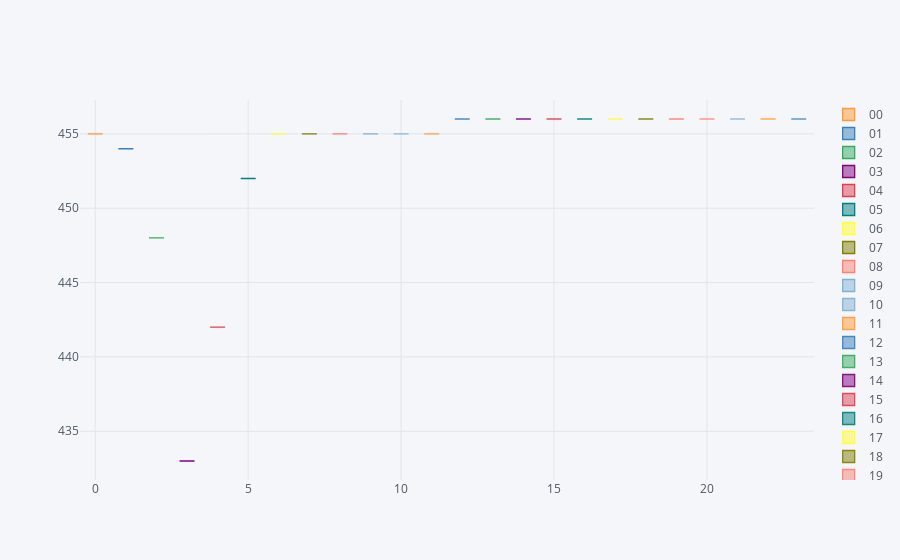

Source (notebook cell):
### Markdown cell above
VISUALIZATIONS

### Code cell
cf.set_config_file(offline=True)
#df_dict = {}

df_dict = Counter(train['hour'])
df = pd.DataFrame([df_dict])
#df['Count'] = df_dict.values()
#df['Hour'] = df_dict.keys()
#df.set_index('Hour')
df.iplot(kind='box', filename= '/cufflinks/box-plot-hour.html')
#df = pd.DataFrame.from_dict(list(df_dict.items()), columns=['Hour', 'Count'])
#df.iplot(kind='box', filename = (os.path.join(clean_dir, '/box-plot-hour')))
#go.Box(data=train, x = 'season', y='count')
#go.Box(data=train, x = 'workingday', y='count')
#sns.factorplot(data=train, x = 'month', y='count')

### Figure 1 — Plotly figure (JSON) as saved in the notebook; plotly's stock layout.template omitted (floating-point values rounded to 4 significant figures)
{"data": [{"boxpoints": false, "line": {"width": 1.3}, "marker": {"color": "rgba(255, 153, 51, 1.0)"}, "name": "00", "type": "box", "y": [455]}, {"boxpoints": false, "line": {"width": 1.3}, "marker": {"color": "rgba(55, 128, 191, 1.0)"}, "name": "01", "type": "box", "y": [454]}, {"boxpoints": false, "line": {"width": 1.3}, "marker": {"color": "rgba(50, 171, 96, 1.0)"}, "name": "02", "type": "box", "y": [448]}, {"boxpoints": false, "line": {"width": 1.3}, "marker": {"color": "rgba(128, 0, 128, 1.0)"}, "name": "03", "type": "box", "y": [433]}, {"boxpoints": false, "line": {"width": 1.3}, "marker": {"color": "rgba(219, 64, 82, 1.0)"}, "name": "04", "type": "box", "y": [442]}, {"boxpoints": false, "line": {"width": 1.3}, "marker": {"color": "rgba(0, 128, 128, 1.0)"}, "name": "05", "type": "box", "y": [452]}, {"boxpoints": false, "line": {"width": 1.3}, "marker": {"color": "rgba(255, 255, 51, 1.0)"}, "name": "06", "type": "box", "y": [455]}, {"boxpoints": false, "line": {"width": 1.3}, "marker": {"color": "rgba(128, 128, 0, 1.0)"}, "name": "07", "type": "box", "y": [455]}, {"boxpoints": false, "line": {"width": 1.3}, "marker": {"color": "rgba(251, 128, 114, 1.0)"}, "name": "08", "type": "box", "y": [455]}, {"boxpoints": false, "line": {"width": 1.3}, "marker": {"color": "rgba(128, 177, 211, 1.0)"}, "name": "09", "type": "box", "y": [455]}, {"boxpoints": false, "line": {"width": 1.3}, "marker": {"color": "rgba(128, 177, 211, 0.89999999999999991)"}, "name": "10", "type": "box", "y": [455]}, {"boxpoints": false, "line": {"width": 1.3}, "marker": {"color": "rgba(255, 153, 51, 0.89999999999999991)"}, "name": "11", "type": "box", "y": [455]}, {"boxpoints": false, "line": {"width": 1.3}, "marker": {"color": "rgba(55, 128, 191, 0.89999999999999991)"}, "name": "12", "type": "box", "y": [456]}, {"boxpoints": false, "line": {"width": 1.3}, "marker": {"color": "rgba(50, 171, 96, 0.89999999999999991)"}, "name": "13", "type": "box", "y": [456]}, {"boxpoints": false, "line": {"width": 1.3}, "marker": {"color": "rgba(128, 0, 128, 0.89999999999999991)"}, "name": "14", "type": "box", "y": [456]}, {"boxpoints": false, "line": {"width": 1.3}, "marker": {"color": "rgba(219, 64, 82, 0.89999999999999991)"}, "name": "15", "type": "box", "y": [456]}, {"boxpoints": false, "line": {"width": 1.3}, "marker": {"color": "rgba(0, 128, 128, 0.89999999999999991)"}, "name": "16", "type": "box", "y": [456]}, {"boxpoints": false, "line": {"width": 1.3}, "marker": {"color": "rgba(255, 255, 51, 0.89999999999999991)"}, "name": "17", "type": "box", "y": [456]}, {"boxpoints": false, "line": {"width": 1.3}, "marker": {"color": "rgba(128, 128, 0, 0.89999999999999991)"}, "name": "18", "type": "box", "y": [456]}, {"boxpoints": false, "line": {"width": 1.3}, "marker": {"color": "rgba(251, 128, 114, 0.89999999999999991)"}, "name": "19", "type": "box", "y": [456]}, {"boxpoints": false, "line": {"width": 1.3}, "marker": {"color": "rgba(251, 128, 114, 0.79999999999999982)"}, "name": "20", "type": "box", "y": [456]}, {"boxpoints": false, "line": {"width": 1.3}, "marker": {"color": "rgba(128, 177, 211, 0.79999999999999982)"}, "name": "21", "type": "box", "y": [456]}, {"boxpoints": false, "line": {"width": 1.3}, "marker": {"color": "rgba(255, 153, 51, 0.79999999999999982)"}, "name": "22", "type": "box", "y": [456]}, {"boxpoints": false, "line": {"width": 1.3}, "marker": {"color": "rgba(55, 128, 191, 0.79999999999999982)"}, "name": "23", "type": "box", "y": [456]}], "layout": {"legend": {"bgcolor": "#F5F6F9", "font": {"color": "#4D5663"}}, "paper_bgcolor": "#F5F6F9", "plot_bgcolor": "#F5F6F9", "titlefont": {"color": "#4D5663"}, "xaxis1": {"gridcolor": "#E1E5ED", "showgrid": true, "tickfont": {"color": "#4D5663"}, "title": "", "titlefont": {"color": "#4D5663"}, "zerolinecolor": "#E1E5ED"}, "yaxis1": {"gridcolor": "#E1E5ED", "showgrid": true, "tickfont": {"color": "#4D5663"}, "title": "", "titlefont": {"color": "#4D5663"}, "zerolinecolor": "#E1E5ED"}}}
